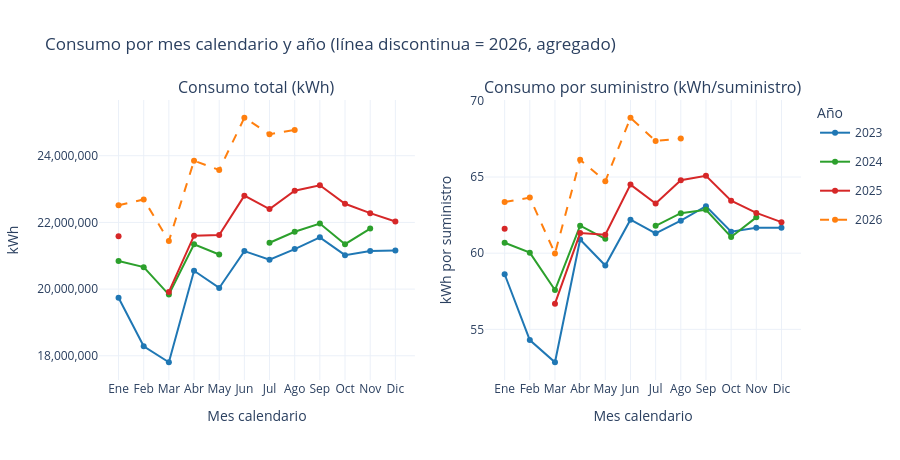

Notebook code cell kept with this figure:
### Markdown cell above
## 5. Comparación por mes calendario entre años (pregunta 4)

**Qué se analiza:** si un mismo mes (p. ej. junio) se comporta parecido cada año.
**Gráfico:** una línea por año; izquierda = total; derecha = por suministro (quita el efecto del crecimiento de cartera).
**Limitación:** hay solo 3 años completos como máximo y algunos meses faltan; una coincidencia visual no prueba estacionalidad.

### Code cell
colores_anio = {2023: "#1f77b4", 2024: "#2ca02c", 2025: "#d62728", 2026: COLOR_AGREGADO}
fig = make_subplots(rows=1, cols=2, subplot_titles=("Consumo total (kWh)", "Consumo por suministro (kWh/suministro)"), horizontal_spacing=0.1)
for anio, g in m.groupby("anio"):
    g = g.reindex(pd.date_range(f"{anio}-01-01", periods=12, freq="MS"))   # 12 meses; faltantes = NaN
    for j, col in enumerate(["kwh", "kwh_ps"], start=1):
        fig.add_trace(go.Scatter(x=MESES, y=g[col].values, mode="lines+markers", name=str(anio),
                                 legendgroup=str(anio), showlegend=(j == 1), line=dict(color=colores_anio.get(anio), dash="dash" if anio == 2026 else "solid"),
                                 hovertemplate=f"{anio} %{{x}}<br>%{{y:,.2f}}<extra></extra>", connectgaps=False), row=1, col=j)
fig.update_xaxes(title_text="Mes calendario")
fig.update_yaxes(title_text="kWh", row=1, col=1, tickformat=",.0f")
fig.update_yaxes(title_text="kWh por suministro", row=1, col=2)
fig.update_layout(title="Consumo por mes calendario y año (línea discontinua = 2026, agregado)", height=460, legend_title="Año")
fig.show()

### Figure 1 — Plotly figure (JSON) as saved in the notebook; plotly's stock layout.template omitted (floating-point values rounded to 4 significant figures)
{"data": [{"connectgaps": false, "hovertemplate": "2023 %{x}<br>%{y:,.2f}<extra></extra>", "legendgroup": "2023", "line": {"color": "#1f77b4", "dash": "solid"}, "mode": "lines+markers", "name": "2023", "showlegend": true, "type": "scatter", "x": ["Ene", "Feb", "Mar", "Abr", "May", "Jun", "Jul", "Ago", "Sep", "Oct", "Nov", "Dic"], "xaxis": "x", "y": [19740000.0, 18290000.0, 17810000.0, 20550000.0, 20030000.0, 21140000.0, 20880000.0, 21200000.0, 21550000.0, 21020000.0, 21140000.0, 21160000.0], "yaxis": "y"}, {"connectgaps": false, "hovertemplate": "2023 %{x}<br>%{y:,.2f}<extra></extra>", "legendgroup": "2023", "line": {"color": "#1f77b4", "dash": "solid"}, "mode": "lines+markers", "name": "2023", "showlegend": false, "type": "scatter", "x": ["Ene", "Feb", "Mar", "Abr", "May", "Jun", "Jul", "Ago", "Sep", "Oct", "Nov", "Dic"], "xaxis": "x2", "y": [58.62, 54.3, 52.84, 60.9, 59.19, 62.2, 61.3, 62.13, 63.08, 61.41, 61.67, 61.67], "yaxis": "y2"}, {"connectgaps": false, "hovertemplate": "2024 %{x}<br>%{y:,.2f}<extra></extra>", "legendgroup": "2024", "line": {"color": "#2ca02c", "dash": "solid"}, "mode": "lines+markers", "name": "2024", "showlegend": true, "type": "scatter", "x": ["Ene", "Feb", "Mar", "Abr", "May", "Jun", "Jul", "Ago", "Sep", "Oct", "Nov", "Dic"], "xaxis": "x", "y": [20840000.0, 20660000.0, 19840000.0, 21340000.0, 21040000.0, NaN, 21390000.0, 21720000.0, 21970000.0, 21350000.0, 21810000.0, NaN], "yaxis": "y"}, {"connectgaps": false, "hovertemplate": "2024 %{x}<br>%{y:,.2f}<extra></extra>", "legendgroup": "2024", "line": {"color": "#2ca02c", "dash": "solid"}, "mode": "lines+markers", "name": "2024", "showlegend": false, "type": "scatter", "x": ["Ene", "Feb", "Mar", "Abr", "May", "Jun", "Jul", "Ago", "Sep", "Oct", "Nov", "Dic"], "xaxis": "x2", "y": [60.69, 60.04, 57.58, 61.81, 60.95, NaN, 61.8, 62.62, 62.85, 61.06, 62.35, NaN], "yaxis": "y2"}, {"connectgaps": false, "hovertemplate": "2025 %{x}<br>%{y:,.2f}<extra></extra>", "legendgroup": "2025", "line": {"color": "#d62728", "dash": "solid"}, "mode": "lines+markers", "name": "2025", "showlegend": true, "type": "scatter", "x": ["Ene", "Feb", "Mar", "Abr", "May", "Jun", "Jul", "Ago", "Sep", "Oct", "Nov", "Dic"], "xaxis": "x", "y": [21580000.0, NaN, 19920000.0, 21600000.0, 21620000.0, 22800000.0, 22400000.0, 22950000.0, 23110000.0, 22560000.0, 22280000.0, 22030000.0], "yaxis": "y"}, {"connectgaps": false, "hovertemplate": "2025 %{x}<br>%{y:,.2f}<extra></extra>", "legendgroup": "2025", "line": {"color": "#d62728", "dash": "solid"}, "mode": "lines+markers", "name": "2025", "showlegend": false, "type": "scatter", "x": ["Ene", "Feb", "Mar", "Abr", "May", "Jun", "Jul", "Ago", "Sep", "Oct", "Nov", "Dic"], "xaxis": "x2", "y": [61.61, NaN, 56.69, 61.32, 61.21, 64.5, 63.27, 64.79, 65.08, 63.45, 62.64, 62.04], "yaxis": "y2"}, {"connectgaps": false, "hovertemplate": "2026 %{x}<br>%{y:,.2f}<extra></extra>", "legendgroup": "2026", "line": {"color": "#ff7f0e", "dash": "dash"}, "mode": "lines+markers", "name": "2026", "showlegend": true, "type": "scatter", "x": ["Ene", "Feb", "Mar", "Abr", "May", "Jun", "Jul", "Ago", "Sep", "Oct", "Nov", "Dic"], "xaxis": "x", "y": [22510000.0, 22690000.0, 21440000.0, 23850000.0, 23570000.0, 25140000.0, 24650000.0, 24770000.0, NaN, NaN, NaN, NaN], "yaxis": "y"}, {"connectgaps": false, "hovertemplate": "2026 %{x}<br>%{y:,.2f}<extra></extra>", "legendgroup": "2026", "line": {"color": "#ff7f0e", "dash": "dash"}, "mode": "lines+markers", "name": "2026", "showlegend": false, "type": "scatter", "x": ["Ene", "Feb", "Mar", "Abr", "May", "Jun", "Jul", "Ago", "Sep", "Oct", "Nov", "Dic"], "xaxis": "x2", "y": [63.36, 63.65, 59.98, 66.14, 64.72, 68.89, 67.36, 67.53, NaN, NaN, NaN, NaN], "yaxis": "y2"}], "layout": {"annotations": [{"font": {"size": 16}, "showarrow": false, "text": "Consumo total (kWh)", "x": 0.225, "xanchor": "center", "xref": "paper", "y": 1, "yanchor": "bottom", "yref": "paper"}, {"font": {"size": 16}, "showarrow": false, "text": "Consumo por suministro (kWh/suministro)", "x": 0.775, "xanchor": "center", "xref": "paper", "y": 1, "yanchor": "bottom", "yref": "paper"}], "height": 460, "legend": {"title": {"text": "Año"}}, "title": {"text": "Consumo por mes calendario y año (línea discontinua = 2026, agregado)"}, "xaxis": {"anchor": "y", "domain": [0, 0.45], "title": {"text": "Mes calendario"}}, "xaxis2": {"anchor": "y2", "domain": [0.55, 1], "title": {"text": "Mes calendario"}}, "yaxis": {"anchor": "x", "domain": [0, 1], "tickformat": ",.0f", "title": {"text": "kWh"}}, "yaxis2": {"anchor": "x2", "domain": [0, 1], "title": {"text": "kWh por suministro"}}}}
